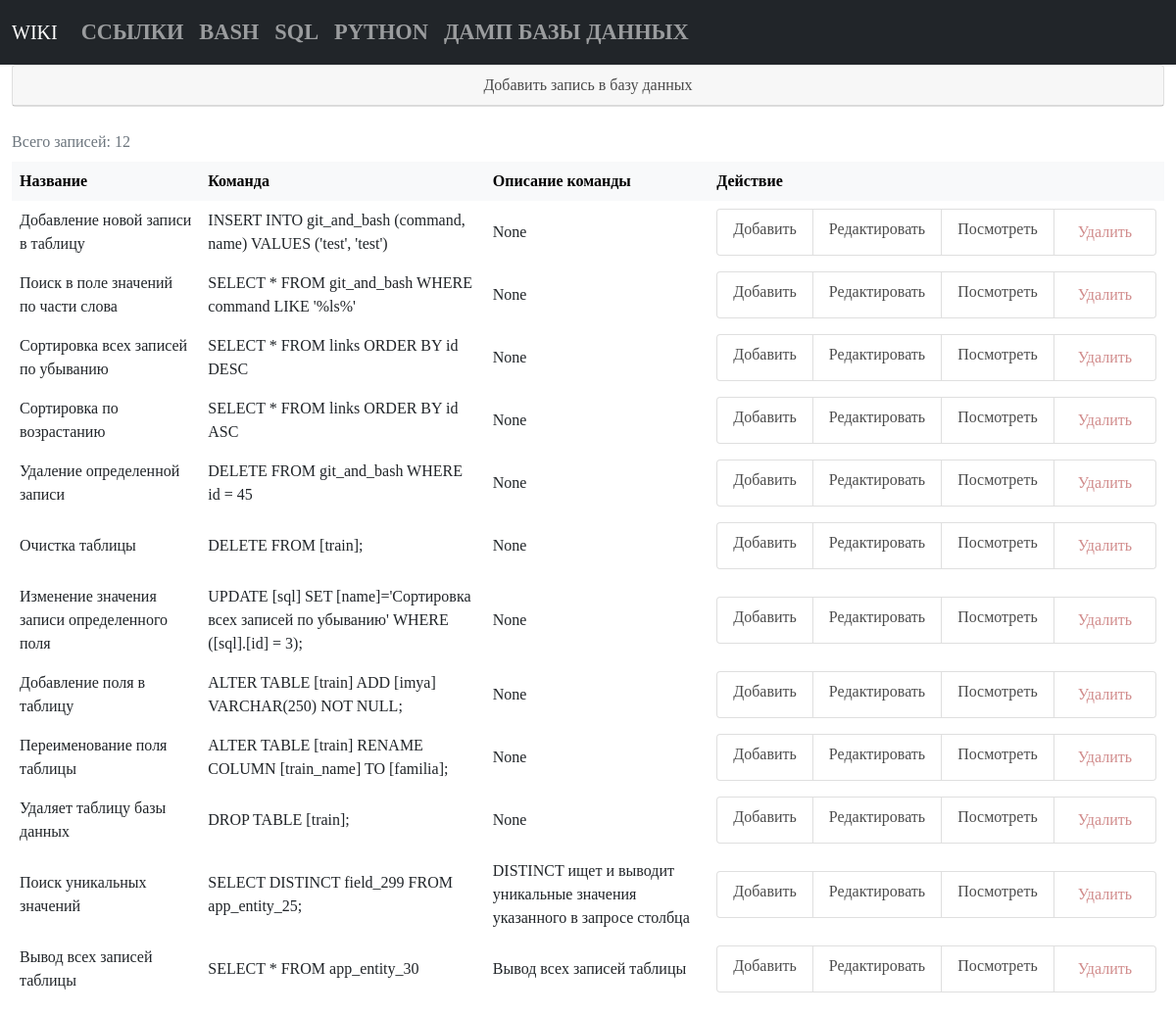
/sql, run on an earlier commit of the app's database.
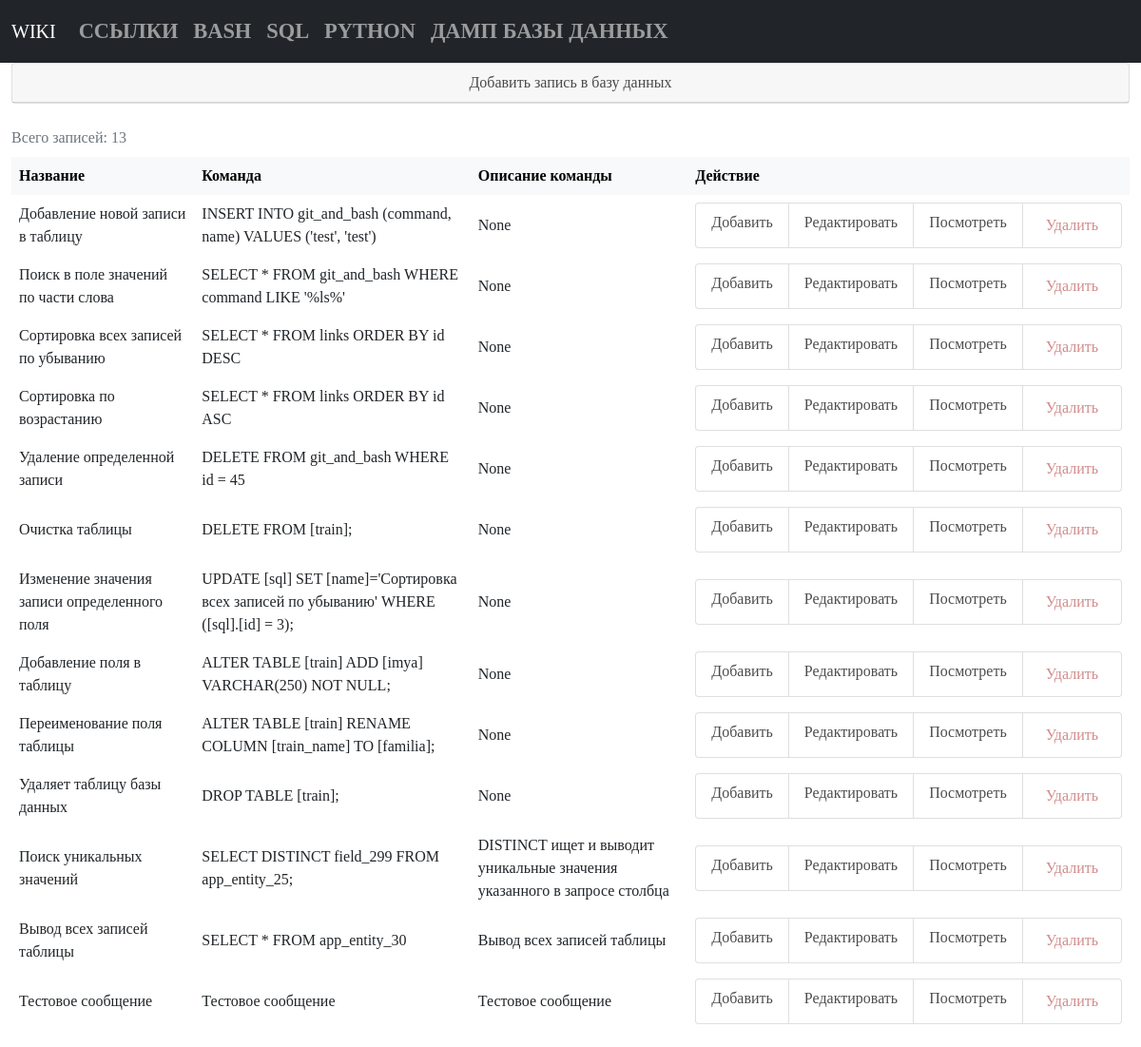
And on a later commit of the database.
### tables this page shows
CREATE TABLE [sql] ( 
  "sql_id" INTEGER PRIMARY KEY AUTOINCREMENT,
  "sql_command" TEXT NOT NULL,
  "sql_name" TEXT NOT NULL
, sql_description TEXT);

### app.py (the view)
@app.route("/sql")
def sql_list_commands():
    conn = get_db_connection()
    cur = conn.cursor()
    sql_list_count = cur.execute("SELECT COUNT(*) FROM sql")
    sql_list_count_print = sql_list_count.fetchone()
    sql_list_count_print_int = int(sql_list_count_print[0])
    sql_list = conn.execute("SELECT * FROM sql").fetchall()
    conn.close()
    return render_template("sql/sql_list_commands.html",
                           sql_list=sql_list,
                           sql_list_count_print_int=sql_list_count_print_int,
                           )

### app.py (called while the page is built)
def get_db_connection():
    db_path = os.path.join(BASE_DIR, "database.db")
    conn = sqlite3.connect(db_path)
    conn.row_factory = sqlite3.Row
    return conn

### templates/sql/sql_list_commands.html
{% extends "base.html" %} {% block title %}Команды sql{% endblock %} {% block content %}
<div class="card mb-3">
   <div class="card-header text-center">
      <a href="{{ url_for('add_sql_command') }}">Добавить запись в базу данных</a>
   </div>
</div>
<table class="table table-hover table-borderless align-middle table-responsive caption-top">
   <caption>Всего записей: {{ sql_list_count_print_int }}</caption>
   <thead class="table-light">
      <tr>
         <th scope="col">Название</th>
         <th scope="col">Команда</th>
         <th scope="col">Описание команды</th>
         <th scope="col">Действие</th>
      </tr>
   </thead>
   {% for sql_list in sql_list %}
   <tbody>
      <tr>
         <td>{{ sql_list['sql_name'] }}</td>
         <td>{{ sql_list['sql_command'] }}</td>
         <td>{{ sql_list['sql_description'] }}</td>
         <td>
            <ul class="list-group list-group-horizontal">
               <li class="list-group-item">
                  <a href="{{ url_for('add_sql_command') }}">Добавить</a>
               </li>
               <li class="list-group-item">
                  <a href="{{ url_for('edit_sql_command', sql_id=sql_list['sql_id']) }}">Редактировать</a>
               </li>
               <li class="list-group-item">
                  <a href="{{ url_for('get_post_sql_command', sql_id=sql_list['sql_id']) }}">Посмотреть</a>
               </li>
               <li class="list-group-item delete">
                  <form action="{{ url_for('delete_sql_command', sql_id=sql_list['sql_id']) }}" class="add"
                     method="POST">
                     <input type="submit" class="button" value="Удалить"
                        onclick="return confirm('Вы уверены что хотите удалить запись?')" />
                  </form>
               </li>
            </ul>
         </td>
      </tr>
   </tbody>
   {% endfor %}
</table>
{% endblock %}

### templates/base.html (shortened to what this page needs)
<!doctype html>
<html>
   <head>
      <link href="https://cdn.jsdelivr.net/npm/bootstrap@5.0.2/dist/css/bootstrap.min.css" rel="stylesheet">
      <link href="{{ url_for('static', filename='styles.css') }}" rel="stylesheet">
   </head>
   <body>
      {% include 'navbar.html' %}
      <main class="container-fluid">
         {% block content %}
         {% endblock %}
      </main>
   </body>
</html>

### templates/navbar.html (shortened to what this page needs)
<nav class="navbar navbar-expand-lg navbar navbar-dark bg-dark">
   <div class="container-fluid">
      <a class="navbar-brand" href="{{ url_for('index') }}">WIKI</a>
     <div class="collapse navbar-collapse" id="navbarNavAltMarkup">
       <div class="navbar-nav">
         <a class="nav-link" href="{{ url_for('links_list_commands') }}">Ссылки</a>
         <a class="nav-link" href="{{ url_for('bash_list_commands') }}">Bash</a>
         <a class="nav-link" href="{{ url_for('sql_list_commands') }}">SQL</a>
         <a class="nav-link" href="{{ url_for('python_list_commands') }}">Python</a>
         <a class="nav-link" href="{{ url_for('dump_action') }}">Дамп базы данных</a>
       </div>
     </div>
   </div>
</nav>

### static/styles.css (style rules this page uses)
* { font-family:Verdana; }
.nav-link { font-size: 1.4rem; font-weight: bold; text-transform: uppercase; }
a { color: rgba(0, 0, 0, 0.7); text-decoration: none; }
.button { background: transparent; border-color: transparent; color: rgba(164, 25, 25, 0.5); }
.add { background: transparent; border-color: transparent; }
.card { height: 100%; }

What changed in the data, as far as the page shows it:
added sql: sql_name "Тестовое сообщение", sql_command "Тестовое сообщение", sql_description "Тестовое сообщение"
Also different on the page:
{{ sql_list_count_print_int }}: "12" → "13"
